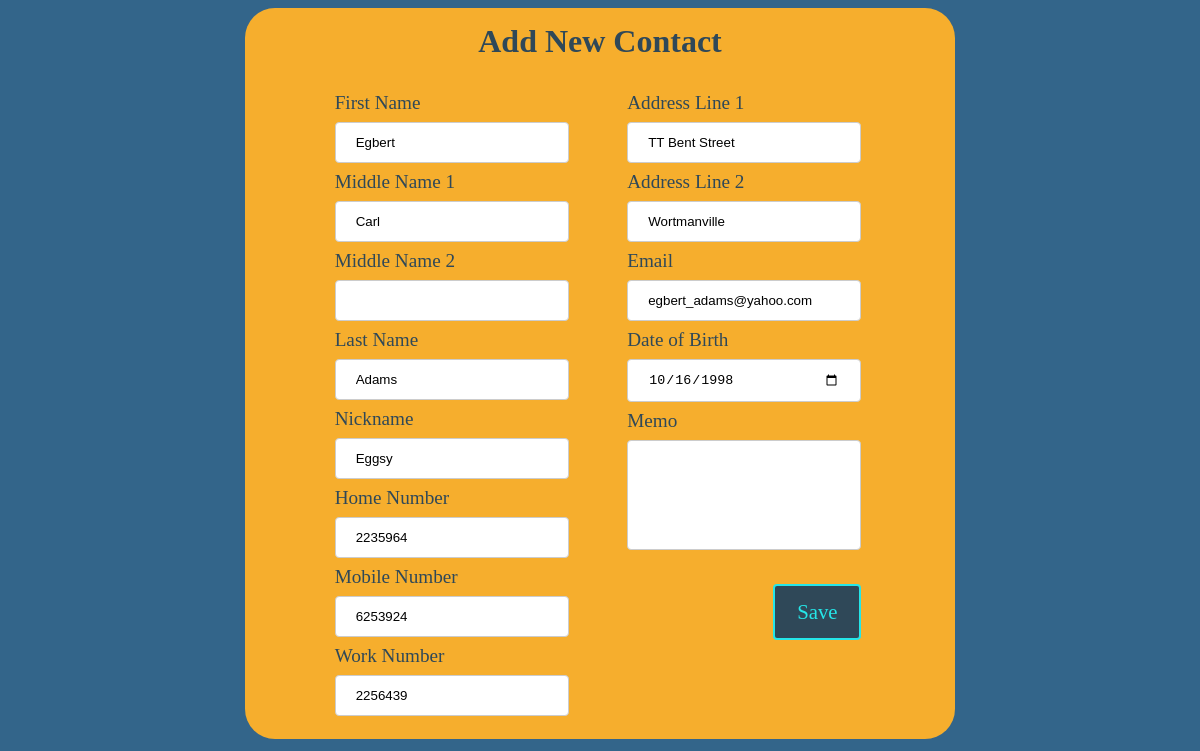
Page /edit.php?eid=1 on the committed database.
### tables this page shows
CREATE TABLE IF NOT EXISTS `contacts` (
`contactID` int(100) NOT NULL,
  `firstname` varchar(30) NOT NULL,
  `middlenameone` varchar(30) NOT NULL,
  `middlenametwo` varchar(30) NOT NULL,
  `lastname` varchar(30) NOT NULL,
  `nickname` varchar(30) NOT NULL,
  `homenumber` int(15) NOT NULL,
  `worknumber` int(15) NOT NULL,
  `mobilenumber` int(15) NOT NULL,
  `addresslineone` varchar(100) NOT NULL,
  `addresslinetwo` varchar(100) NOT NULL,
  `email` varchar(30) NOT NULL,
  `dob` date NOT NULL,
  `memo` varchar(450) NOT NULL,
  `userID` int(10) NOT NULL
);

### edit.php (the view, shortened to what this page needs)
<?php
	include('functions.php');
	if(isset($_GET['eid']) && $_GET['eid'] !== '')
	{
		$contactID = $_GET['eid'];
		$queryStmt = "SELECT * FROM contacts WHERE contactID = $contactID";
		$contactsQuery = mysqli_query($dbConnected, $queryStmt);
		$row = mysqli_fetch_array($contactsQuery, MYSQLI_ASSOC);
	}
?>
<!DOCTYPE html>
<html>
	<head>
		<link href="createstyle.css" rel="stylesheet" type="text/css">
	</head>
	<body>
		<div id="main2">
			<div style="margin-left: 20%; margin-right: 20%;">
				<form method='post' action="update.php" class="formFormat">
					<h2 style="text-align:center; margin: 0px; margin-bottom: 2%; padding: 0px; font-size:2em; color:#2F4858;">Add New Contact</h2>
					<div class="row">
						<div class="column" style="padding-left: 11%;">
							<input type='hidden' name='id' value="<?php echo $row['contactID'];?>" class='form-control' placeholder='' /> <br>
							<label for="firstname">First Name</label> <br>
							<input type='text' name='firstname' value="<?php echo $row['firstname'];?>" class='form-control' placeholder='' /> <br>
							<label for="middlenameone">Middle Name 1</label><br>
							<input type='text' name='middlenameone' value="<?php echo $row['middlenameone'];?>" class='form-control' placeholder='' /> <br>
							<label for="middlenametwo">Middle Name 2</label><br>
							<input type='text' name='middlenametwo' value="<?php echo $row['middlenametwo'];?>" class='form-control' placeholder='' /> <br>
							<label for="lastname">Last Name</label> <br>
							<input type='text' name='lastname' value="<?php echo $row['lastname'];?>" class='form-control' placeholder='' /> <br>
							<label for="nickname">Nickname</label><br>
							<input type='text' name='nickname' value="<?php echo $row['nickname'];?>" class='form-control' placeholder='' /> <br>
							<label for="homenumber">Home Number</label><br>
							<input type='text' name='homenumber' value="<?php echo $row['homenumber'];?>" class='form-control' placeholder='' /> <br>
							<label for="mobilenumber">Mobile Number</label><br>
							<input type='text' name='mobilenumber' value="<?php echo $row['mobilenumber'];?>" class='form-control' placeholder='' /> <br>
							<label for="worknumber">Work Number</label><br>
							<input type='text' name='worknumber' value="<?php echo $row['worknumber'];?>" class='form-control' placeholder='' /> <br>
						</div>
						<div class="column" >
							<br>
							<label for="addresslineone">Address Line 1</label><br>
							<input type='text' name='addresslineone' value="<?php echo $row['addresslineone'];?>" class='form-control' placeholder='' /> <br>
							 <label for="addresslinetwo">Address Line 2</label><br>
							<input type='text' name='addresslinetwo' value="<?php echo $row['addresslinetwo'];?>" class='form-control' placeholder='' /> <br>
							<label for="email">Email</label><br>
							<input type='text' name='email' value="<?php echo $row['email'];?>" class='form-control' placeholder='' /> <br>
							<label for="dob">Date of Birth</label><br>
							<input type='Date' name='dob' value="<?php echo $row['dob'];?>" class='form-control' placeholder='' /> <br>
							<label for="memo">Memo</label> <br>
							<input type='textarea' name='memo' value="<?php echo $row['memo'];?>" class='form-control' placeholder='' /> <br>
							<br>
							<input type="submit" class="viewContactButton"; value="Save">
						</div>
					</div>
				</form>
			</div>
		</div>
	</body>
</html>

### createstyle.css (style rules this page uses)
body { background-color: #33658A; }
.column { float: left; width: 43%; }
.formFormat { background-color: #F6AE2D; border-radius: 30px; padding: 15px; }
input[type=date] { width:80%; padding: 12px 20px; margin: 8px 0; display: inline-block; border: 1px solid #ccc; border-radius: 4px; box-sizing: border-box; }
input[type=text], select { width: 80%; padding: 12px 20px; margin: 8px 0; display: inline-block; border: 1px solid #ccc; border-radius: 4px; box-sizing: border-box; }
input[type=textarea] { width: 80%; height:110px; padding: 12px 20px; margin: 8px 0; display: inline-block; border: 1px solid #ccc; border-radius: 4px; box-sizing: border-box; }
input[type=submit] { width: 30%; background-color: #2F4858; color: #25E6E8; font-family: times new romans; padding: 14px 20px; margin: 8px 0; border: 2px solid #25E6E8; border-radius: 4px; cursor: pointer; margin-left:50%; font-size: 1.3em; font-style: bold; }
label { font-size: 1.2em; color: #2F4858; }
.row:after { content: ""; display: table; clear: both; }

### rows in the picture
contacts: firstname "Egbert", middlenameone "Carl", lastname "Adams", nickname "Eggsy", homenumber "2235964", mobilenumber "6253924", worknumber "2256439", addresslineone "TT Bent Street", addresslinetwo "Wortmanville", email "egbert_adams@yahoo.com", dob "10/16/1998"
